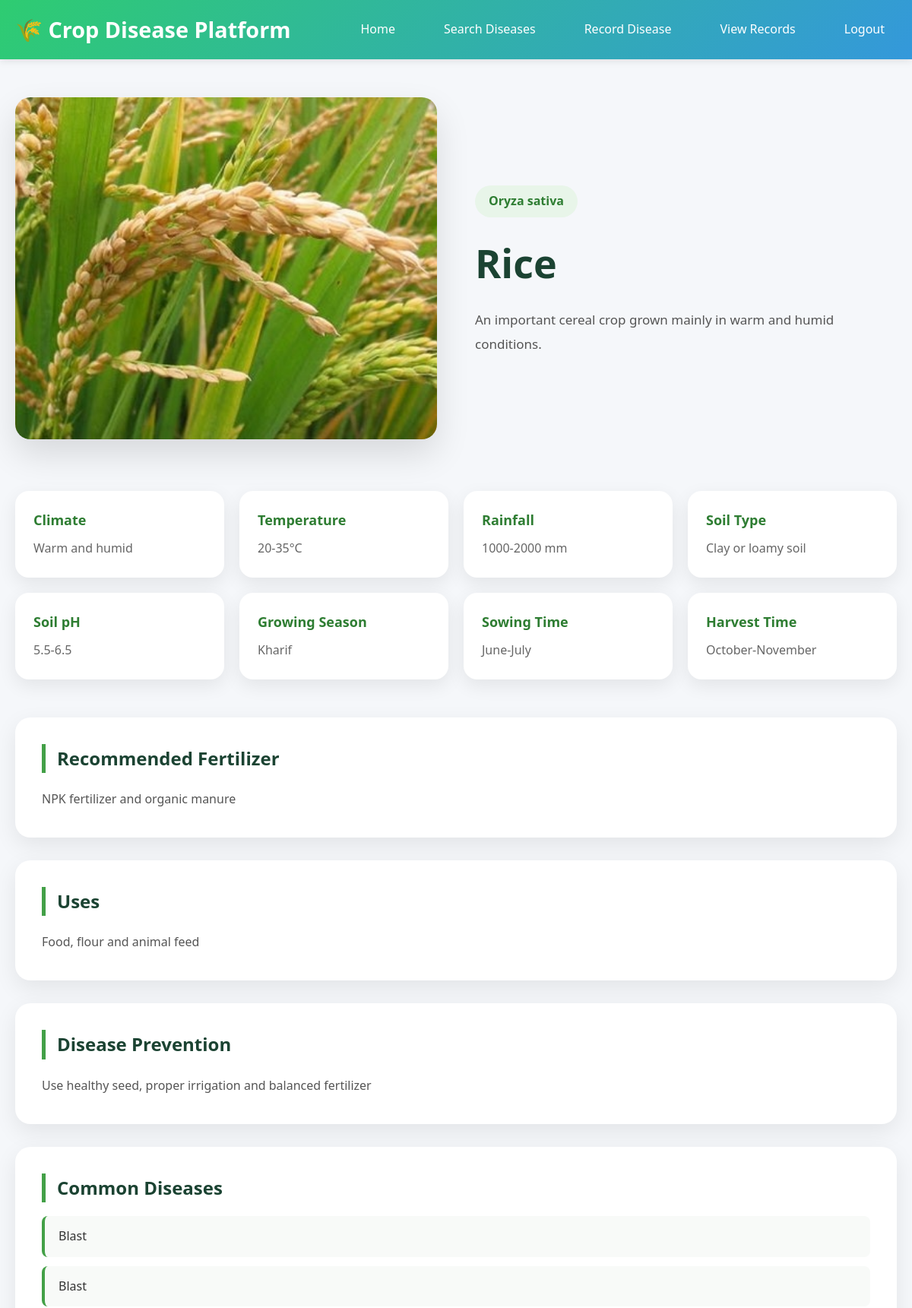
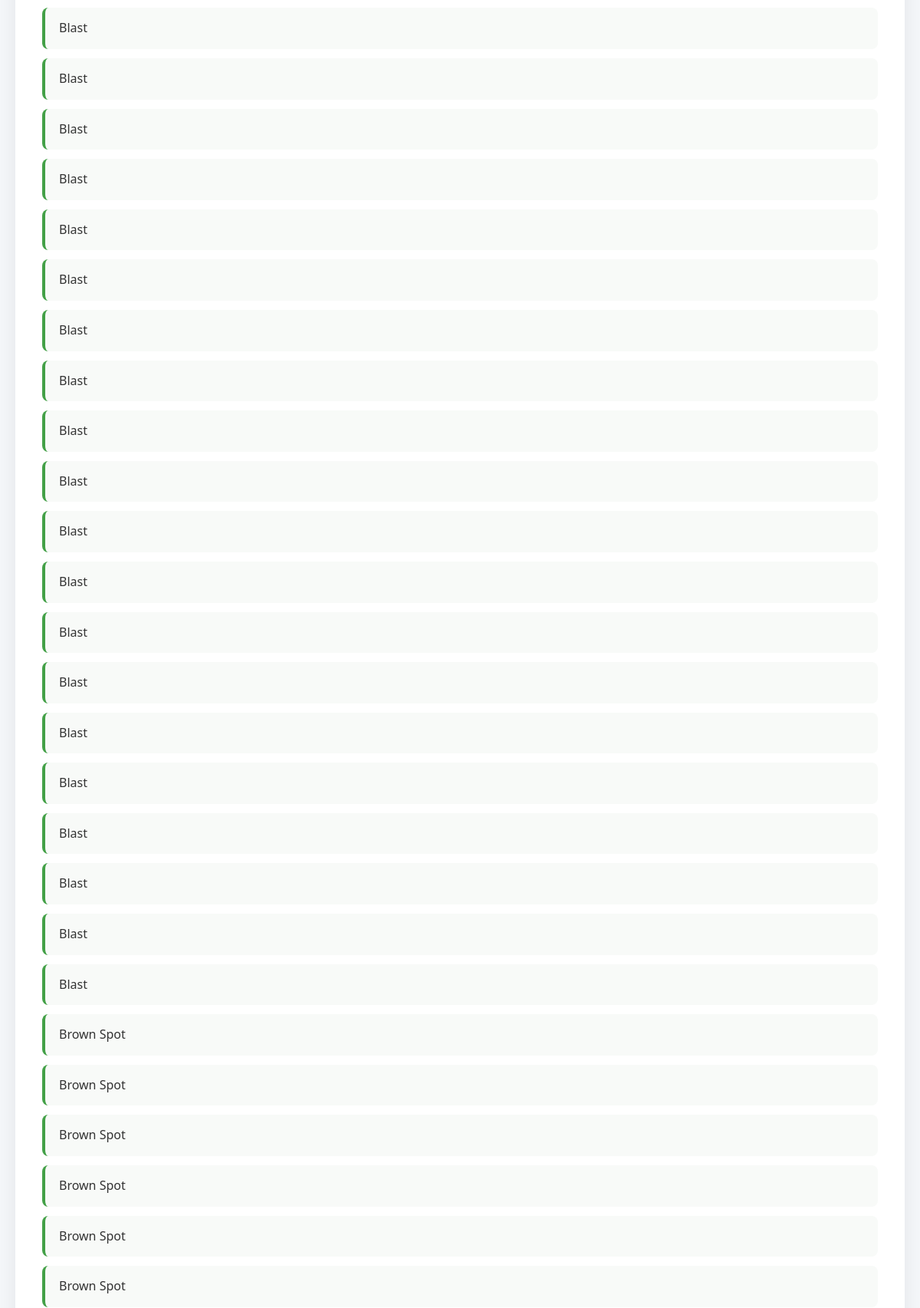
Screenshot of /crop/1 (signed in, upper part) with the database file from the repository (2 pictures, top to bottom).
### tables this page shows
CREATE TABLE crops (
        id INTEGER PRIMARY KEY AUTOINCREMENT,
        name TEXT UNIQUE NOT NULL,
        description TEXT,
        scientific_name TEXT,
        climate TEXT,
        temperature TEXT,
        rainfall TEXT,
        soil TEXT,
        soil_ph TEXT,
        season TEXT,
        sowing_time TEXT,
        harvesting_time TEXT,
        fertilizer TEXT,
        uses TEXT,
        prevention TEXT
    );

CREATE TABLE diseases (
        id INTEGER PRIMARY KEY AUTOINCREMENT,
        crop_id INTEGER,
        name TEXT,
        symptoms TEXT,
        cause TEXT,
        treatment TEXT,
        prevention TEXT,
        severity TEXT
    );

### app.py (the view)
@app.route("/crop/<int:crop_id>")
def crop_details(crop_id):
    conn = get_db()
    crop = conn.execute("""
        SELECT
            name,
            description,
            scientific_name,
            climate,
            temperature,
            rainfall,
            soil,
            soil_ph,
            season,
            sowing_time,
            harvesting_time,
            fertilizer,
            uses,
            prevention
        FROM crops
        WHERE id = ?
    """, (crop_id,)).fetchone()
    diseases = conn.execute("""
        SELECT name
        FROM diseases
        WHERE crop_id = ?
        ORDER BY name
    """, (crop_id,)).fetchall()
    conn.close()
    if not crop:
        return "Crop not found", 404
    return render_template(
        "crop_details.html",
        crop=crop,
        diseases=diseases
    )

### app.py (called while the page is built)
def get_db():
    conn = sqlite3.connect(app.config["DATABASE"])
    conn.row_factory = sqlite3.Row
    return conn

@app.before_request
def auth():
    if request.endpoint not in ["login", "register", "static"] and "user_id" not in session:
        return redirect(url_for("login"))

### templates/crop_details.html (shortened to what this page needs)
{% extends "base.html" %}
{% block content %}
<section class="crop-page">
    <div class="crop-hero">
        <div class="crop-detail-image">
            {% if crop[0] == "Rice" %}
                <img src="{{ url_for('static', filename='images/Crops/rice.jpg') }}">
            {% elif crop[0] == "Wheat" %}
                <img src="{{ url_for('static', filename='images/Crops/wheat.jpg') }}">
            {% elif crop[0] == "Tomato" %}
                <img src="{{ url_for('static', filename='images/Crops/tomato.jpg') }}">
            {% elif crop[0] == "Potato" %}
                <img src="{{ url_for('static', filename='images/Crops/potato.jpg') }}">
            {% elif crop[0] == "Maize" %}
                <img src="{{ url_for('static', filename='images/Crops/maize.jpg') }}">
            {% endif %}
        </div>
        <div class="crop-content">
            <span class="crop-tag">
                {{ crop[2] }}
            </span>
            <h1>{{ crop[0] }}</h1>
            <p>
                {{ crop[1] }}
            </p>
        </div>
    </div>
    <div class="info-grid">
        <div class="info-box">
            <h3>Climate</h3>
            <p>{{ crop[3] }}</p>
        </div>
        <div class="info-box">
            <h3>Temperature</h3>
            <p>{{ crop[4] }}</p>
        </div>
        <div class="info-box">
            <h3>Rainfall</h3>
            <p>{{ crop[5] }}</p>
        </div>
        <div class="info-box">
            <h3>Soil Type</h3>
            <p>{{ crop[6] }}</p>
        </div>
        <div class="info-box">
            <h3>Soil pH</h3>
            <p>{{ crop[7] }}</p>
        </div>
        <div class="info-box">
            <h3>Growing Season</h3>
            <p>{{ crop[8] }}</p>
        </div>
        <div class="info-box">
            <h3>Sowing Time</h3>
            <p>{{ crop[9] }}</p>
        </div>
        <div class="info-box">
            <h3>Harvest Time</h3>
            <p>{{ crop[10] }}</p>
        </div>
    </div>
    <div class="content-card">
        <h2>Recommended Fertilizer</h2>
        <p>{{ crop[11] }}</p>
    </div>
    <div class="content-card">
        <h2>Uses</h2>
        <p>{{ crop[12] }}</p>
    </div>
    <div class="content-card">
        <h2>Disease Prevention</h2>
        <p>{{ crop[13] }}</p>
    </div>
    <div class="content-card">
        <h2>Common Diseases</h2>
        {% if diseases %}
        <ul class="disease-list">
            {% for disease in diseases %}
            <li>{{ disease[0] }}</li>
            {% endfor %}
        </ul>
        {% else %}
        <p>No diseases available.</p>
        {% endif %}
    </div>
</section>
{% endblock %}

### static/css/style.css (style rules this page uses)
* { margin: 0; padding: 0; box-sizing: border-box; }
:root { --primary-color: #2ecc71; --secondary-color: #3498db; --danger-color: #e74c3c; --warning-color: #f39c12; --dark-color: #2c3e50; --light-color: #ecf0f1; --border-radius: 8px; --transition: all 0.3s ease; }
body { font-family: 'Segoe UI', Tahoma, Geneva, Verdana, sans-serif; line-height: 1.6; color: #333; background-color: #f5f7fa; }
.crop-page { max-width:1200px; margin:50px auto; }
.crop-hero { display:grid; grid-template-columns:1fr 1fr; gap:50px; align-items:center; margin-bottom:60px; }
.crop-detail-image img { width:100%; height:450px; object-fit:cover; border-radius:20px; box-shadow:0 20px 45px rgba(0,0,0,.12); }
.crop-tag { display:inline-block; padding:8px 18px; background:#E8F5E9; color:#2E7D32; border-radius:50px; font-weight:600; margin-bottom:18px; }
.crop-content h1 { font-size:52px; color:#1b4332; margin-bottom:18px; }
.crop-content p { color:#555; line-height:1.9; font-size:17px; }
.info-grid { display:grid; grid-template-columns:repeat(4,1fr); gap:20px; margin-bottom:50px; }
.info-box { background:white; border-radius:18px; padding:24px; box-shadow:0 8px 25px rgba(0,0,0,.08); transition:.3s; }
.info-box h3 { color:#2E7D32; margin-bottom:10px; font-size:18px; }
.info-box p { color:#666; line-height:1.7; }
.content-card { background:white; border-radius:20px; padding:35px; margin-bottom:30px; box-shadow:0 10px 30px rgba(0,0,0,.08); }
.content-card h2 { color:#1b4332; margin-bottom:18px; border-left:5px solid #43A047; padding-left:15px; }
.content-card p { color:#555; line-height:2; text-align:justify; }
.disease-list { list-style:none; padding:0; }
.disease-list li { padding:14px 18px; margin-bottom:12px; background:#f8faf8; border-left:4px solid #43A047; border-radius:8px; font-size:16px; }

### rows the page displays
crops: scientific_name "Oryza sativa", name "Rice", description "An important cereal crop grown mainly in warm and humid conditions.", climate "Warm and humid", temperature "20-35°C", rainfall "1000-2000 mm", soil "Clay or loamy soil", soil_ph "5.5-6.5", season "Kharif", sowing_time "June-July", harvesting_time "October-November", fertilizer "NPK fertilizer and organic manure", uses "Food, flour and animal feed", prevention "Use healthy seed, proper irrigation and balanced fertilizer"
diseases: name "Blast"
diseases: name "Blast"
diseases: name "Blast"
diseases: name "Blast"
diseases: name "Blast"
diseases: name "Blast"
diseases: name "Blast"
diseases: name "Blast"
diseases: name "Blast"
diseases: name "Blast"
diseases: name "Blast"
diseases: name "Blast"
diseases: name "Blast"
diseases: name "Blast"
diseases: name "Blast"
diseases: name "Blast"
diseases: name "Blast"
diseases: name "Blast"
diseases: name "Blast"
diseases: name "Blast"
diseases: name "Blast"
diseases: name "Blast"
diseases: name "Brown Spot"
diseases: name "Brown Spot"
diseases: name "Brown Spot"
diseases: name "Brown Spot"
diseases: name "Brown Spot"
diseases: name "Brown Spot"
